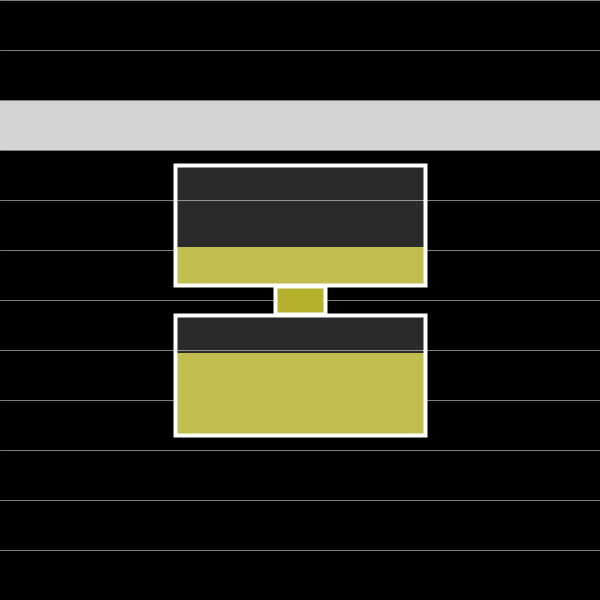
Frame 1 (no input)
Frame 60 (the mouse pressed at the canvas centre just before this capture): identical to frame 1, image omitted
Frame 120 (the mouse held since frame 60 and released just before this capture): identical to frame 1, image omitted

The Processing sketch that drew this single still picture (run headless with seeded random() and noise(); from frame 60 on, the mouse is pressed at the canvas centre):

// Processing sketch: processing_42173
// ── processing_42173.pde


int h;
int m;
int s;

int total = 600;



void setup (){
  size (600,600);
  background (0);
  smooth ();
  colorMode (RGB, 600);
  
}




void draw () {
  h = hour ();
  m = minute ();
  s = second ();
  background (0);
  
  
  
 
  rectangles ();
   whiteLines ();
 // runningLine ();
  
  sand ();
  
  fallingSand ();
  hourGlass ();
  
}



void rectangles (){
  
  if (h>11) {
    h = h-12;
  }
    
    rectMode (CORNER);
    noStroke ();
    fill (600 - h*50);
    rect (0, 50*h, width, 50);
    
//    if (h == 0) {
//      stroke (600);
//      strokeWeight (1);
//      fill (0);
//      rect (0, 50*h, width, 50);
//    }
      
  
}
 
 
 
 
 void sand () {
   int xOne= 175;
   int yOne= 165+m*2;
   int depth = 120 - m*2;
   int yTwo = 435 - m*2;
   int depthLow = 0 + m*2;
   rectMode (CENTER);
   noStroke ();
   fill (428, 418, 104);
  // rect (width/2, 225, 250, 120);
   
   rectMode (CORNER);
   
  
   

   
   
   //upper rectangle
   rect (xOne, yOne, 250, depth);
  
   //lower rectangle
   //rect (xOne, 
   rect (xOne, yTwo, 250, depthLow);
   
   
   
 }
 
 
 
 
 void runningLine () {
   int lineStart = 175 + s*4;
   stroke (s*10, m*10, random (600));
   strokeWeight (1);
   line (lineStart, 0, lineStart, height);
 }
 
 
 void fallingSand () {
   int yHeight = (height/2 +14) + s*2;
   rectMode (CENTER);
   noStroke ();
   fill (428, 418, 104);
   rect (width/2, yHeight, 7, 7); 
  
 }
   


void hourGlass () {
  
  rectMode (CENTER);
  stroke (600);
  strokeWeight (4);
  
  //middle yellow rectangle
  fill (428, 418, 104);
  rect (width/2, height/2, 50, 28);
  //noFill ();
 //top and bottom rectangles
 fill (600, 100);
  rect (width/2, 225, 250, 120);
  rect (width/2, 375, 250, 120);
}


void whiteLines () {
  for (int l=0; l<600; l +=50) {
    stroke (300);
    strokeWeight (1);
    line (0, l, width, l);
  }
  
}
